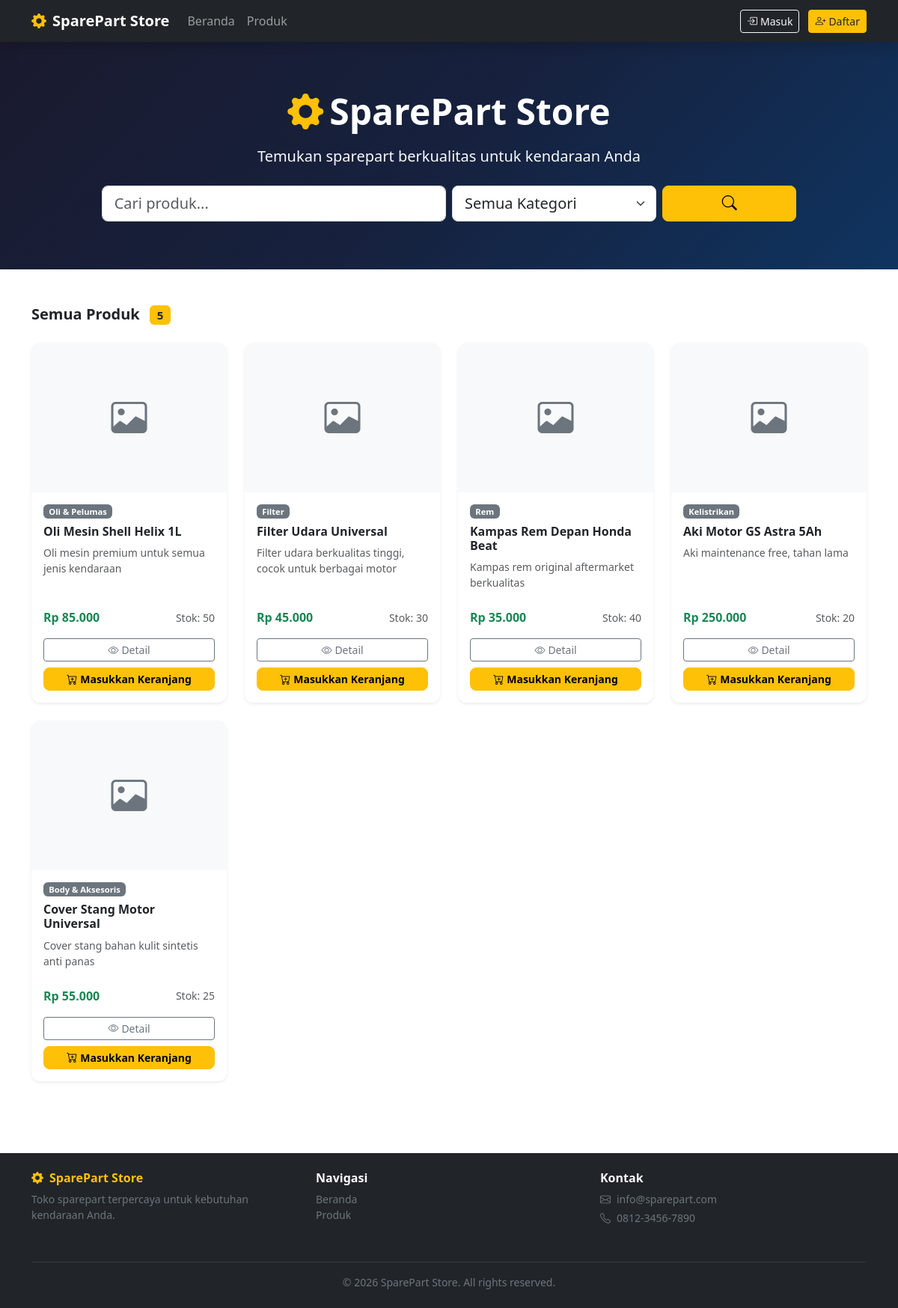
The page / on the database its author committed.
### tables this page shows
CREATE TABLE products (
  id          INT AUTO_INCREMENT PRIMARY KEY,
  category_id INT,
  name        VARCHAR(200) NOT NULL,
  description TEXT,
  price       DECIMAL(10,2) NOT NULL,
  stock       INT DEFAULT 0,
  image       VARCHAR(255),
  created_at  TIMESTAMP DEFAULT CURRENT_TIMESTAMP,
  FOREIGN KEY (category_id) REFERENCES categories(id) ON DELETE SET NULL
);

CREATE TABLE categories (
  id   INT AUTO_INCREMENT PRIMARY KEY,
  name VARCHAR(100) NOT NULL
);

### config/database.php (called while the page is built, shortened)
<?php
function db(): mysqli {
    static $conn = null;
    if ($conn === null) {
        $conn = new mysqli(DB_HOST, DB_USER, DB_PASS, DB_NAME);
        $conn->set_charset('utf8mb4');
    }
    return $conn;
}

### index.php (the view, shortened to what this page needs)
<?php
require_once __DIR__ . '/config/database.php';
$search   = trim($_GET['search'] ?? '');
$category = (int)($_GET['category'] ?? 0);
$where = ['1=1'];
$sql  = "SELECT p.*, c.name AS category_name FROM products p
         LEFT JOIN categories c ON p.category_id = c.id
         WHERE " . implode(' AND ', $where) . " ORDER BY p.created_at DESC";
$stmt = db()->prepare($sql);
$stmt->execute();
$products = $stmt->get_result()->fetch_all(MYSQLI_ASSOC);
?>
<!DOCTYPE html>
<html lang="id">
<head>
  <link rel="stylesheet" href="https://cdn.jsdelivr.net/npm/bootstrap@5.3.0/dist/css/bootstrap.min.css">
  <link rel="stylesheet" href="https://cdn.jsdelivr.net/npm/bootstrap-icons@1.11.0/font/bootstrap-icons.css">
</head>
<body>
<?php require_once __DIR__ . '/includes/navbar.php'; ?>
<section class="hero py-5 text-white">
  <div class="container text-center py-3">
    <h1 class="display-5 fw-bold mb-3">
      <i class="bi bi-gear-fill text-warning me-2"></i>SparePart Store
    </h1>
    <p class="lead text-light mb-4">Temukan sparepart berkualitas untuk kendaraan Anda</p>
    <form method="GET" class="row g-2 justify-content-center">
      <div class="col-md-5">
        <input type="text" name="search" class="form-control form-control-lg" placeholder="Cari produk..."
               value="<?= htmlspecialchars($search) ?>">
      </div>
      <div class="col-md-3">
        <select name="category" class="form-select form-select-lg">
          <option value="">Semua Kategori</option>
        </select>
      </div>
      <div class="col-md-2">
        <button type="submit" class="btn btn-warning btn-lg w-100 fw-bold">
          <i class="bi bi-search"></i>
        </button>
      </div>
    </form>
  </div>
</section>
<section class="py-5">
  <div class="container">
    <div class="d-flex justify-content-between align-items-center mb-4">
      <h5 class="fw-bold mb-0">
        <?= $search || $category ? 'Hasil Pencarian' : 'Semua Produk' ?>
        <span class="badge bg-warning text-dark ms-2"><?= count($products) ?></span>
      </h5>
    </div>
    <?php if (empty($products)): ?>
      <div class="text-center py-5">
        <i class="bi bi-search display-1 text-secondary"></i>
        <p class="mt-3 text-secondary">Produk tidak ditemukan.</p>
        <a href="<?= BASE_URL ?>" class="btn btn-warning">Lihat Semua Produk</a>
      </div>
    <?php else: ?>
      <div class="row g-4">
        <?php foreach ($products as $p): ?>
          <div class="col-sm-6 col-md-4 col-lg-3">
            <div class="card product-card shadow-sm h-100">
              <?php if ($p['image'] && file_exists(__DIR__ . '/assets/uploads/products/' . $p['image'])): ?>
                <img src="<?= BASE_URL ?>/assets/uploads/products/<?= htmlspecialchars($p['image']) ?>"
                     class="product-img" alt="<?= htmlspecialchars($p['name']) ?>">
              <?php else: ?>
                <div class="product-img-placeholder">
                  <i class="bi bi-image text-secondary" style="font-size:3rem"></i>
                </div>
              <?php endif; ?>
              <div class="card-body d-flex flex-column">
                <?php if ($p['category_name']): ?>
                  <span class="badge bg-secondary badge-category mb-2 align-self-start">
                    <?= htmlspecialchars($p['category_name']) ?>
                  </span>
                <?php endif; ?>
                <h6 class="card-title fw-bold"><?= htmlspecialchars($p['name']) ?></h6>
                <p class="card-text small text-muted flex-grow-1">
                  <?= htmlspecialchars(mb_strimwidth($p['description'] ?? '', 0, 60, '...')) ?>
                </p>
                <div class="d-flex justify-content-between align-items-center mt-2">
                  <span class="fw-bold text-success fs-6">
                    Rp <?= number_format($p['price'], 0, ',', '.') ?>
                  </span>
                  <small class="text-muted">Stok: <?= $p['stock'] ?></small>
                </div>
              </div>
              <div class="card-footer bg-white border-0 pt-0 pb-3 px-3">
                <div class="d-grid gap-2">
                  <a href="<?= BASE_URL ?>/pages/product-detail.php?id=<?= $p['id'] ?>"
                     class="btn btn-outline-secondary btn-sm">
                    <i class="bi bi-eye me-1"></i>Detail
                  </a>
                  <?php if ($p['stock'] > 0): ?>
                    <button class="btn btn-warning btn-sm btn-cart fw-semibold"
                            onclick="addToCart(<?= $p['id'] ?>, this)">
                      <i class="bi bi-cart-plus me-1"></i>Masukkan Keranjang
                    </button>
                  <?php else: ?>
                    <button class="btn btn-secondary btn-sm" disabled>Stok Habis</button>
                  <?php endif; ?>
                </div>
              </div>
            </div>
          </div>
        <?php endforeach; ?>
      </div>
    <?php endif; ?>
  </div>
</section>
<?php require_once __DIR__ . '/includes/footer.php'; ?>
</body>
</html>

### index.php (style rules this page uses)
.hero { background: linear-gradient(135deg, #1a1a2e 0%, #16213e 50%, #0f3460 100%); }
.product-card { transition: transform .2s, box-shadow .2s; border: none; border-radius: 12px; overflow: hidden; }
.product-img-placeholder { height: 200px; background: #f8f9fa; display: flex; align-items: center; justify-content: center; }
.badge-category { font-size: .7rem; }
.btn-cart { border-radius: 8px; }

### rows shown on the page
products: category.name "Oli & Pelumas", name "Oli Mesin Shell Helix 1L", description "Oli mesin premium untuk semua jenis kendaraan", price "85.000", stock "50"
products: category.name "Filter", name "Filter Udara Universal", description "Filter udara berkualitas tinggi, cocok untuk berbagai motor", price "45.000", stock "30"
products: category.name "Rem", name "Kampas Rem Depan Honda Beat", description "Kampas rem original aftermarket berkualitas", price "35.000", stock "40"
products: category.name "Kelistrikan", name "Aki Motor GS Astra 5Ah", description "Aki maintenance free, tahan lama", price "250.000", stock "20"
products: category.name "Body & Aksesoris", name "Cover Stang Motor Universal", description "Cover stang bahan kulit sintetis anti panas", price "55.000", stock "25"

### other values the page prints
count($products) "5"
